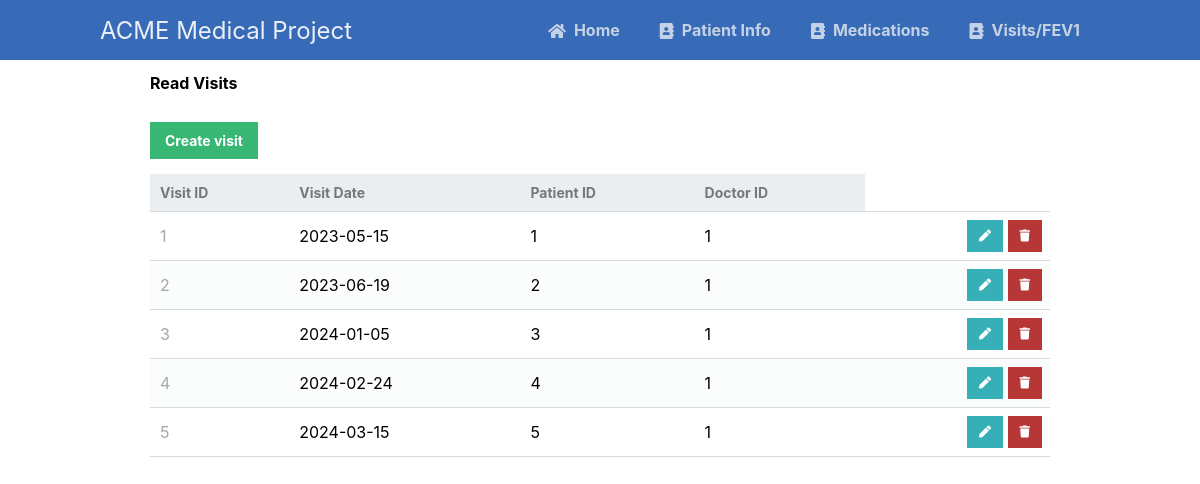
The page /scripts/visit_table/visitRead.php on the database its author committed.
### tables this page shows
CREATE TABLE visits
(visit_id INT AUTO_INCREMENT NOT NULL,
visit_date DATE NOT NULL,
patient_id INT NOT NULL,
doctor_id INT NOT NULL,
PRIMARY KEY (visit_id),
FOREIGN KEY (patient_id) REFERENCES patients (patient_id) ON DELETE CASCADE,
FOREIGN KEY (doctor_id) REFERENCES doctors (doctor_id) ON DELETE CASCADE);

### scripts/visit_table/visitRead.php (the view, shortened to what this page needs)
<?php
@include_once (APP_ROOT.APP_FOLDER_NAME . '/scripts/functions.php');
$pdo = pdo_connect_mysql();
$page = isset($_GET['page']) && is_numeric($_GET['page']) ? (int)$_GET['page'] : 1;
$records_per_page = 5;
$stmt = $pdo->prepare('SELECT * FROM visits ORDER BY visit_date LIMIT :current_page, :record_per_page');
$stmt->bindValue(':current_page', ($page-1)*$records_per_page, PDO::PARAM_INT);
$stmt->bindValue(':record_per_page', $records_per_page, PDO::PARAM_INT);
$stmt->execute();
$visits = $stmt->fetchAll(PDO::FETCH_ASSOC);
?>
<?=template_header('Read')?>
<div class="content read">
	<h2>Read Visits</h2>
	<a href="visitCreate.php" class="create-contact">Create visit</a>
	<table>
        <thead>
            <tr>
                <td>Visit ID</td>
                <td>Visit Date</td>
                <td>Patient ID</td>
                <td>Doctor ID</td>
            </tr>
        </thead>
        <tbody>
            <?php foreach ($visits as $visit): ?>
            <tr>
                <td><?=$visit['visit_id']?></td>
                <td><?=$visit['visit_date']?></td>
                <td><?=$visit['patient_id']?></td>
                <td><?=$visit['doctor_id']?></td>
                <td class="actions">
                    <a href="visitUpdate.php?visit_id=<?=$visit['visit_id']?>" class="edit"><i class="fas fa-pen fa-xs"></i></a>
                    <a href="visitDelete.php?visit_id=<?=$visit['visit_id']?>" class="trash"><i class="fas fa-trash fa-xs"></i></a>
                </td>
            </tr>
            <?php endforeach; ?>
        </tbody>
    </table>
</div>
<?=template_footer()?>

### styles/style.css (style rules this page uses)
* { box-sizing: border-box; font-family: -apple-system, BlinkMacSystemFont, "segoe ui", roboto, oxygen, ubuntu, cantarell, "fira sans", "droid sans", "helvetica neue", Arial, sans-serif; font-size: 16px; -webkit-font-smoothing: antialiased; -moz-osx-font-smoothing: grayscale; }
body { background-color: #FFFFFF; margin: 0; }
.content { width: 75%; margin: 0 auto; }
.read .create-contact { display: inline-block; text-decoration: none; background-color: #38b673; font-weight: bold; font-size: 14px; color: #FFFFFF; padding: 10px 15px; margin: 15px 0; }
.read table { width: 100%; padding-top: 30px; border-collapse: collapse; }
.read table thead { background-color: #ebeef1; border-bottom: 1px solid #d3dae0; }
.read table thead td { padding: 10px; font-weight: bold; color: #767779; font-size: 14px; }
.read table tbody tr { border-bottom: 1px solid #d3dae0; }
.read table tbody tr:nth-child(even) { background-color: #fbfcfc; }
.read table tbody tr td { padding: 10px; }
.read table tbody tr td:nth-child(1) { color: #a5a7a9; }
.read table tbody tr td.actions { padding: 8px; text-align: right; }
.read table tbody tr td.actions .edit, .read table tbody tr td.actions .trash { display: inline-flex; text-align: right; text-decoration: none; color: #FFFFFF; padding: 10px 12px; }
.read table tbody tr td.actions .trash { background-color: #b73737; }
.read table tbody tr td.actions .edit { background-color: #37afb7; }

### rows shown on the page
visits: visit_id "1", visit_date "2023-05-15", patient "1", doctor "1"
visits: visit_id "2", visit_date "2023-06-19", patient "2", doctor "1"
visits: visit_id "3", visit_date "2024-01-05", patient "3", doctor "1"
visits: visit_id "4", visit_date "2024-02-24", patient "4", doctor "1"
visits: visit_id "5", visit_date "2024-03-15", patient "5", doctor "1"
